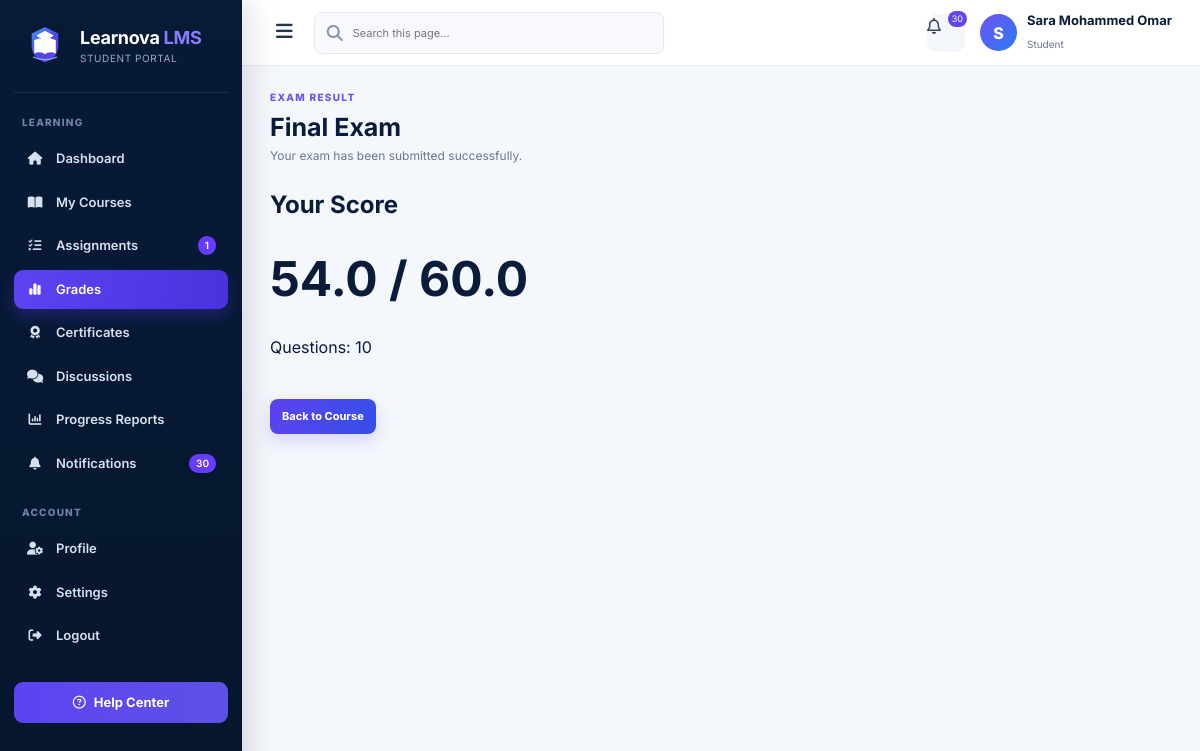
Page /student/exam/2/results (signed in) on the committed database.
### app/models.py (models this page shows, shortened)
class User(UserMixin, db.Model):
    __tablename__ = 'user'
    id = db.Column(db.Integer, primary_key=True)
    username = db.Column(db.String(50), nullable=False, unique=True, index=True)
    email = db.Column(db.String(100), nullable=False, unique=True, index=True)
    password_hash = db.Column(db.String(255), nullable=False)  # Secure hash
    visible_password = db.Column(db.String(255), nullable=True)  # Demo-only admin display
    role = db.Column(db.String(10), nullable=False)  # 'student', 'teacher', 'admin'
    name_person = db.Column(db.String(100), nullable=True)
    university_id = db.Column(db.String(30), nullable=True, unique=True, index=True)
    employee_id = db.Column(db.String(30), nullable=True, unique=True, index=True)
    phone = db.Column(db.String(25), nullable=True)
    department = db.Column(db.String(100), nullable=True)
    level = db.Column(db.String(30), nullable=True)
    gender = db.Column(db.String(15), nullable=True)
    status = db.Column(db.String(20), nullable=False, default='Active')
    office_number = db.Column(db.String(30), nullable=True)
    academic_rank = db.Column(db.String(60), nullable=True)
    courses = db.relationship('Course', back_populates='teacher', lazy=True)
    enrollments = db.relationship('Enrollment', back_populates='student', lazy=True, cascade='all, delete-orphan')
    submissions = db.relationship('Submission', back_populates='student', lazy=True, cascade='all, delete-orphan')
    grades = db.relationship('Grade', back_populates='student', lazy=True, cascade='all, delete-orphan')

class Exam(db.Model):
    __tablename__ = 'exam'
    id = db.Column(db.Integer, primary_key=True)
    course_id = db.Column(db.Integer, db.ForeignKey('course.id'), nullable=False)
    title = db.Column(db.String(100), nullable=False)
    description = db.Column(db.Text)
    total_score = db.Column(db.Float, nullable=False)
    start_date = db.Column(db.DateTime, nullable=False, default=lambda: datetime.now(timezone.utc))
    end_date = db.Column(db.DateTime, nullable=False, default=lambda: datetime.now(timezone.utc))
    course = db.relationship('Course', back_populates='exams', lazy=True)
    grades = db.relationship('Grade', back_populates='exam', lazy=True, cascade='all, delete-orphan')
    questions = db.relationship('ExamQuestion', back_populates='exam', lazy=True, cascade='all, delete-orphan')

class Grade(db.Model):
    __tablename__ = 'grade'
    id = db.Column(db.Integer, primary_key=True)
    exam_id = db.Column(db.Integer, db.ForeignKey('exam.id'), nullable=False)
    student_id = db.Column(db.Integer, db.ForeignKey('user.id'), nullable=False)
    score = db.Column(db.Float)
    exam = db.relationship('Exam', back_populates='grades')
    student = db.relationship('User', back_populates='grades')

### app/routes/students.py (the view)
@students_bp.route("/exam/<int:exam_id>/results")
@login_required
def exam_results(exam_id):
    exam = Exam.query.options(
        db.joinedload(Exam.questions)
    ).get_or_404(exam_id)
    enrollment = Enrollment.query.filter_by(
        student_id=current_user.id,
        course_id=exam.course_id
    ).first()
    if not enrollment:
        flash("You are not enrolled in this course.", "warning")
        return redirect(url_for("students.dashboard"))
    grade = Grade.query.filter_by(
        student_id=current_user.id,
        exam_id=exam.id
    ).first()
    if not grade:
        flash("You have not submitted this exam yet.", "warning")
        return redirect(
            url_for("students.take_exam", exam_id=exam.id)
        )
    return render_template(
        "student/exam_results.html",
        exam=exam,
        grade=grade,
        student=current_user,
        active_page="grades",
        **_student_nav_context(current_user)
    )

### app/routes/admin.py (called while the page is built)
@admin_bp.app_context_processor
def admin_header_counts():
    return {
        'admin_unread_count': Notification.query.filter_by(is_read=False).count(),
        'admin_message_count': DiscussionTopic.query.count(),
    }

### app/routes/students.py (called while the page is built)
def _student_nav_context(student):
    unread = Notification.query.filter_by(user_id=student.id, is_read=False).count()
    pending_assignments = 0
    upcoming = []
    now = datetime.now(timezone.utc)
    for enrollment in student.enrollments:
        for assignment in enrollment.course.assignments:
            if assignment.assignment_type == 'quiz':
                continue
            submitted = Submission.query.filter_by(student_id=student.id, assignment_id=assignment.id).first()
            if not submitted:
                pending_assignments += 1
                upcoming.append(assignment)
    upcoming.sort(key=lambda x: x.due_date or now)
    return {
        'student_nav_unread': unread,
        'student_nav_pending': pending_assignments,
        'student_upcoming': upcoming[:5],
    }

### app/routes/teachers.py (called while the page is built)
@login_manager.user_loader
def load_user(user_id):
    return User.query.get(int(user_id))

### app/templates/student/exam_results.html (shortened to what this page needs)
{% extends 'student/base.html' %}
{% block content %}
<div class="page-title-row">
    <div>
        <span class="eyebrow">EXAM RESULT</span>
        <h1>{{ exam.title }}</h1>
        <p>Your exam has been submitted successfully.</p>
    </div>
</div>
<div class="dashboard-card">
    <h2>Your Score</h2>
    <h1 style="font-size:48px;margin:20px 0;">
        {{ grade.score }} / {{ exam.total_score }}
    </h1>
    <p>
        Questions:
        {{ exam.questions|length }}
    </p>
    <br>
    <a href="{{ url_for('students.view_course', course_id=exam.course_id) }}"
       class="primary-btn">
        Back to Course
    </a>
</div>
{% endblock %}

### app/templates/student/base.html (shortened to what this page needs)
<!doctype html>
<html lang="en">
<head>
  <link rel="stylesheet" href="https://cdnjs.cloudflare.com/ajax/libs/font-awesome/6.5.2/css/all.min.css">
  <link rel="stylesheet" href="{{ url_for('static',filename='professional.css') }}?v=10">
</head>
<body>
<div class="app-layout">
  <aside class="sidebar">
    <a class="sidebar-brand" href="{{ url_for('students.dashboard') }}">
      <img src="{{ url_for('static',filename='brand/learnova-icon.svg') }}" alt="Learnova">
      <span class="brand-copy"><strong>Learnova <b>LMS</b></strong><small>STUDENT PORTAL</small></span>
    </a>
    <div class="nav-section">Learning</div>
    <nav class="side-nav">
      <a class="{{ 'active' if active_page=='dashboard' else '' }}" href="{{ url_for('students.dashboard') }}"><i class="fa-solid fa-house"></i>Dashboard</a>
      <a class="{{ 'active' if active_page=='courses' else '' }}" href="{{ url_for('students.courses') }}"><i class="fa-solid fa-book-open"></i>My Courses</a>
      <a class="{{ 'active' if active_page=='assignments' else '' }}" href="{{ url_for('students.assignments') }}"><i class="fa-solid fa-list-check"></i>Assignments{% if student_nav_pending %}<span class="nav-badge">{{ student_nav_pending }}</span>{% endif %}</a>
      <a class="{{ 'active' if active_page=='grades' else '' }}" href="{{ url_for('students.grades') }}"><i class="fa-solid fa-chart-simple"></i>Grades</a>
      <a class="{{ 'active' if active_page=='certificates' else '' }}" href="{{ url_for('students.certificates') }}"><i class="fa-solid fa-award"></i>Certificates</a>
      <a href="{{ url_for('forum.index') }}"><i class="fa-solid fa-comments"></i>Discussions</a>
      <a class="{{ 'active' if active_page=='reports' else '' }}" href="{{ url_for('students.reports') }}"><i class="fa-solid fa-chart-column"></i>Progress Reports</a>
      <a class="{{ 'active' if active_page=='notifications' else '' }}" href="{{ url_for('students.notifications') }}"><i class="fa-solid fa-bell"></i>Notifications{% if student_nav_unread %}<span class="nav-badge">{{ student_nav_unread }}</span>{% endif %}</a>
    </nav>
    <div class="nav-section">Account</div>
    <nav class="side-nav">
      <a class="{{ 'active' if active_page=='profile' else '' }}" href="{{ url_for('students.student_profile') }}"><i class="fa-solid fa-user-gear"></i>Profile</a>
      <a class="{{ 'active' if active_page=='settings' else '' }}" href="{{ url_for('students.settings') }}"><i class="fa-solid fa-gear"></i>Settings</a>
      <a href="{{ url_for('students.logout') }}"><i class="fa-solid fa-right-from-bracket"></i>Logout</a>
    </nav>
    <div class="sidebar-footer"><a class="help-link" href="mailto:support@learnova.local"><i class="fa-regular fa-circle-question"></i>Help Center</a></div>
  </aside>
  <section class="app-main">
    <header class="top-header">
      <div class="header-left">
        <button class="menu-toggle" data-menu-toggle><i class="fa-solid fa-bars"></i></button>
        <div class="search-box"><i class="fa-solid fa-magnifying-glass"></i><input id="studentGlobalSearch" placeholder="Search this page..."></div>
      </div>
      <div class="header-right">
        <a class="header-icon" href="{{ url_for('students.notifications') }}"><i class="fa-regular fa-bell"></i>{% if student_nav_unread %}<span class="icon-badge">{{ student_nav_unread }}</span>{% endif %}</a>
        <a class="profile-chip" href="{{ url_for('students.student_profile') }}">
          <div class="profile-avatar">{{ (student.name_person or student.username)[0]|upper }}</div>
          <div class="profile-copy"><strong>{{ student.name_person or student.username }}</strong><small>Student</small></div>
        </a>
      </div>
    </header>
    <main class="content">
      {% block content %}{% endblock %}
    </main>
  </section>
</div>
</body>
</html>

### rows in the picture
User: name_person "S", name_person "Sara Mohammed Omar"
Exam: title "Final Exam", total_score "60.0"
Grade: score "54.0"

### other values in the picture
{{ student_nav_pending }} "1"
{{ student_nav_unread }} "30"
{{ exam.questions|length }} "10"
